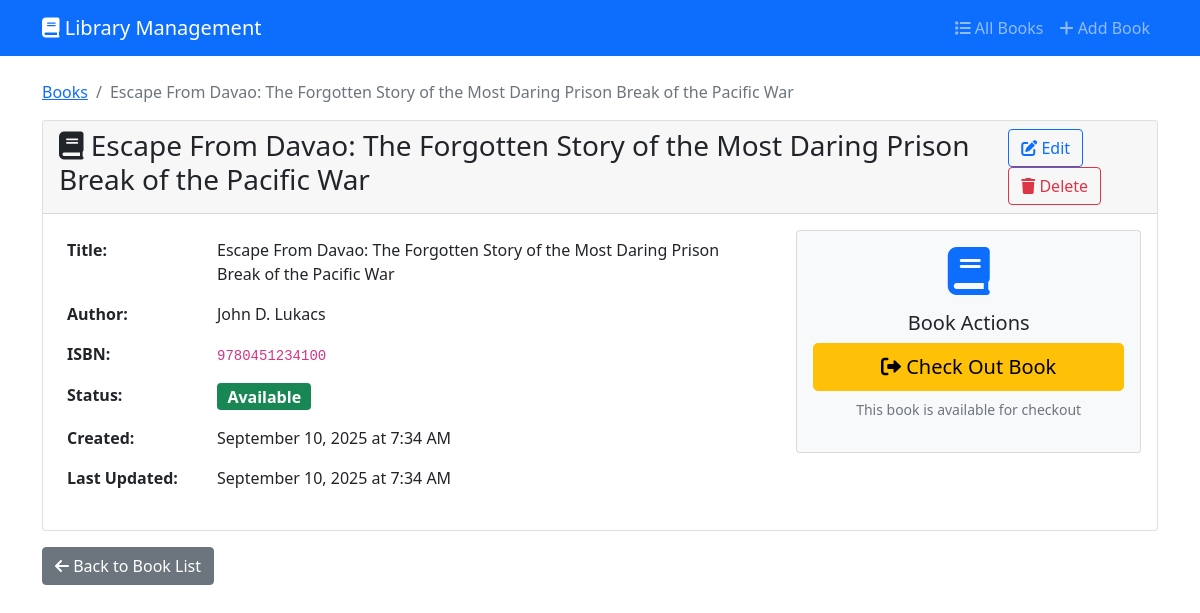
Screenshot of /book/4/ with the database file from the repository.
### student/models.py (models this page shows, shortened)
class LibraryBook(models.Model):
    title = models.CharField(max_length=200)
    author = models.CharField(max_length=100)
    isbn = models.CharField(
        max_length=13,
        unique=True,
        validators=[RegexValidator( # stackoverflow will diss the crap out of you but give the best answers
            regex=r'^\d{13}$',
            message='ISBN must be exactly 13 digits'
        )]
    )
    is_checked_out = models.BooleanField(default=False)
    due_date = models.DateTimeField(null=True, blank=True)
    created_at = models.DateTimeField(auto_now_add=True)
    updated_at = models.DateTimeField(auto_now=True)
    class Meta:
        ordering = ['title']

### student/views.py (the view)
# urls.py: path('book/<int:pk>/', views.book_detail, name='book_detail'),
def book_detail(request, pk):
    book = get_object_or_404(LibraryBook, pk=pk)
    return render(request, 'student/book_detail.html', {'book': book})

### student/templates/student/book_detail.html (shortened to what this page needs)
{% extends 'student/base.html' %}
{% block content %}
<div class="row">
    <div class="col-12">
        <nav aria-label="breadcrumb">
            <ol class="breadcrumb">
                <li class="breadcrumb-item"><a href="{% url 'book_list' %}">Books</a></li>
                <li class="breadcrumb-item active">{{ book.title }}</li>
            </ol>
        </nav>
        <div class="card">
            <div class="card-header d-flex justify-content-between align-items-center">
                <h3><i class="fas fa-book"></i> {{ book.title }}</h3>
                <div>
                    <a href="{% url 'book_update' book.pk %}" class="btn btn-outline-primary">
                        <i class="fas fa-edit"></i> Edit
                    </a>
                    <a href="{% url 'book_delete' book.pk %}" class="btn btn-outline-danger">
                        <i class="fas fa-trash"></i> Delete
                    </a>
                </div>
            </div>
            <div class="card-body">
                <div class="row">
                    <div class="col-md-8">
                        <table class="table table-borderless">
                            <tr>
                                <th width="150">Title:</th>
                                <td>{{ book.title }}</td>
                            </tr>
                            <tr>
                                <th>Author:</th>
                                <td>{{ book.author }}</td>
                            </tr>
                            <tr>
                                <th>ISBN:</th>
                                <td><code>{{ book.isbn }}</code></td>
                            </tr>
                            <tr>
                                <th>Status:</th>
                                <td>
                                    {% if book.is_checked_out %}
                                        <span class="badge bg-danger fs-6">Checked Out</span>
                                    {% else %}
                                        <span class="badge bg-success fs-6">Available</span>
                                    {% endif %}
                                </td>
                            </tr>
                            <tr>
                                <th>Created:</th>
                                <td>{{ book.created_at|date:"F d, Y \a\t g:i A" }}</td>
                            </tr>
                            <tr>
                                <th>Last Updated:</th>
                                <td>{{ book.updated_at|date:"F d, Y \a\t g:i A" }}</td>
                            </tr>
                        </table>
                    </div>
                    <div class="col-md-4">
                        <div class="card bg-light">
                            <div class="card-body text-center">
                                <i class="fas fa-book fa-3x text-primary mb-3"></i>
                                <h5>Book Actions</h5>
                                {% if book.is_checked_out %}
                                    <a href="{% url 'book_return' book.pk %}" class="btn btn-success btn-lg w-100 mb-2">
                                        <i class="fas fa-undo"></i> Return Book
                                    </a>
                                    <p class="text-muted small">This book is currently checked out</p>
                                {% else %}
                                    <a href="{% url 'book_checkout' book.pk %}" class="btn btn-warning btn-lg w-100 mb-2">
                                        <i class="fas fa-sign-out-alt"></i> Check Out Book
                                    </a>
                                    <p class="text-muted small">This book is available for checkout</p>
                                {% endif %}
                            </div>
                        </div>
                    </div>
                </div>
            </div>
        </div>
        <div class="mt-3">
            <a href="{% url 'book_list' %}" class="btn btn-secondary">
                <i class="fas fa-arrow-left"></i> Back to Book List
            </a>
        </div>
    </div>
</div>
{% endblock %}

### rows the page displays
LibraryBook: title "Escape From Davao: The Forgotten Story of the Most Daring Prison Break of the Pacific War", author "John D. Lukacs", isbn "9780451234100", created_at "September 10, 2025 at 7:34 AM", updated_at "September 10, 2025 at 7:34 AM"
